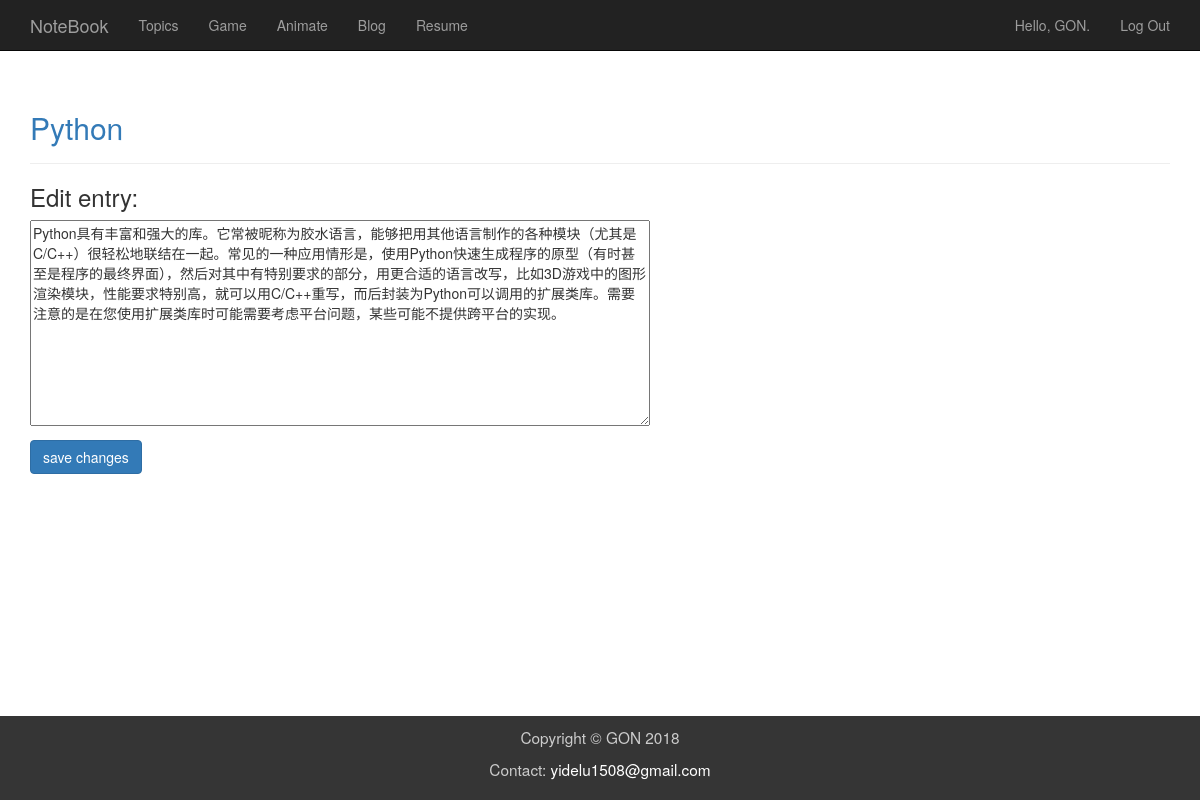
The app's page /edit_entry/3/ (signed in) with its own data.
### learn/models.py (models this page shows, shortened)
class Topic(models.Model):
    text = models.CharField(max_length=200)
    date_added = models.DateTimeField(auto_now_add=True)
    owner = models.ForeignKey(User)
    def __str__(self):
        return self.text

class Entry(models.Model):
    topic = models.ForeignKey(Topic)
    text = RichTextUploadingField(null=True, blank=True)
    date_added = models.DateTimeField(auto_now_add=True)
    class Meta:
        verbose_name_plural = 'entries'

### learn/views.py (the view)
# urls.py: url(r'^edit_entry/(?P<entry_id>\d+)/$', learn_views.edit_entry, name='edit_entry'),
@login_required
def edit_entry(request, entry_id):
    entry = Entry.objects.get(id=entry_id)
    topic = entry.topic
    if topic.owner != request.user:
        raise Http404
    if request.method != 'POST':
        form = EntryForm(instance=entry)
    else:
        form = EntryForm(instance=entry, data=request.POST)
        if form.is_valid():
            form.save()
            return HttpResponseRedirect(reverse('topic', args=[topic.id]))
    context = {'entry': entry, 'topic': topic, 'form': form}
    return render(request, 'edit_entry.html', context)

### learn/forms.py
class EntryForm(forms.ModelForm):
    class Meta:
        model = Entry
        fields = ['text']
        labels = {'text': ''}
        widgets = {'text': forms.Textarea(attrs={'cols': 80})}

### learn/templates/edit_entry.html (shortened to what this page needs)
{% extends 'learn/base.html' %}
{% load bootstrap3 %}
{% block header %}
  <h2><a href="{% url 'topic' topic.id %}">{{ topic }}</a></h2>
{% endblock header %}
{% block content %}
  <h3>Edit entry:</h3>
  <form action="{% url 'edit_entry' entry.id %}" method="post">
    {{ form.as_p }}
    {% buttons %}
    <button name="submit" class="btn btn-primary">save changes</button>
    {% endbuttons %}
  </form>
{% endblock content %}

### learn/templates/learn/base.html (shortened to what this page needs)
{% load bootstrap3 %}
<!DOCTYPE html>
<html lang="en">
<head>
  {% bootstrap_css %}
  {% load static %}
  <link rel="stylesheet" href="{% static "css/jquery-ui.min.css" %}">
  <link rel="stylesheet" href="{% static "css/person.css" %}">
</head>
<body>
 <nav class="navbar navbar-inverse navbar-static-top">
   <div class="container">
      <div class="navbar-header">
        <a class="navbar-brand" href="{% url 'home' %}">NoteBook</a>
      </div>
      <div id="navbar" class="navbar-collapse collapse">
        <ul class="nav navbar-nav">
          <li><a href="{% url 'topics' %}">Topics</a></li>
          <li><a href="{% url 'game' %}">Game</a></li>
          <li><a href="{% url 'animate' %}">Animate</a></li>
          <li><a href="{% url 'blog' %}">Blog</a></li>
          <li><a href="{% url 'resume' %}">Resume</a></li>
        </ul>
        <ul class="nav navbar-nav navbar-right">
          {% if user.is_authenticated %}
            <li><a>Hello, {{ user.username }}.</a></li>
            <li><a href="{% url 'logout' %}">Log Out</a></li>
          {% else %}
            <li><a href="{% url 'register' %}">Register</a></li>
            <li><a href="{% url 'login' %}">Log In</a></li>
          {% endif %}
        </ul>
      </div>
    </div>
  </nav>
  <div class="main">
    <div class="container">
        <div class="page-header">
        {% block header %}{% endblock header %}
        </div>
        <div>
        {% block content %}{% endblock content %}
        </div>
    </div>
  </div>
  <footer>
    <div class="container">
        <p>Copyright © GON 2018 </p>
        <p>Contact: <a href="mailto:yidelu1508@gmail.com">yidelu1508@gmail.com</a></p>
    </div>
  </footer>
</body>
</html>

### learn/templates/learn/base.html (style rules this page uses)
body { display: flex; flex-flow: column; min-height: 100vh; }
.main { flex: 1; }
footer { margin-top: 15px; font-size: 1.1em; padding: 10px; background-color: #353535; color: rgb(204,204,204); text-align: center; }
footer a { color: white; }

### records on screen
Topic: text "Python"
Entry: text "Python具有丰富和强大的库。它常被昵称为胶水语言，能够把用其他语言制作的各种模块（尤其是C/C++）很轻松地联结在一起。常见的一种应用情形是，使用Python快速生成程序的原型（有时甚至是程序的最终界面），然后对其中有特别要求的部分，用更合适的语言改写，比如3D游戏中的图形渲染模块，性能要求特别高，就可以用C/C++重写，而后封装为Python可以调用的扩展类库。需要注意的是在您使用扩展类库时可能需要考虑平台问题，某些可能不提供跨平台的实现。"

### other values on screen
{{ user.username }} "GON"
